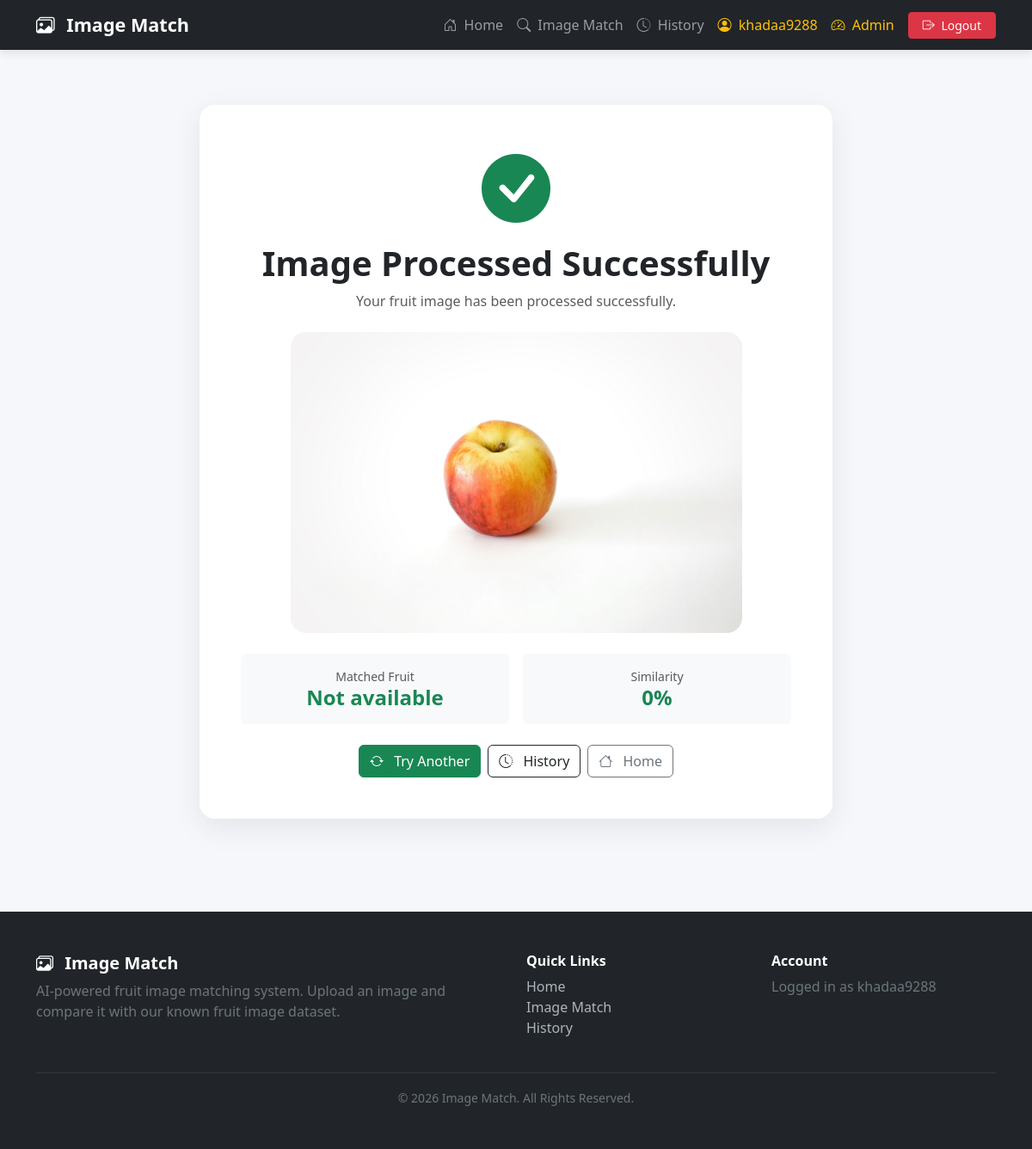
The page /success/1/ (signed in) on the database its author committed.
### prediction/models.py (models this page shows, shortened)
class ImageMatch(models.Model):
    user = models.ForeignKey(
        User,
        on_delete=models.CASCADE,
        related_name="image_matches",
        null=True,
        blank=True
    )
    uploaded_image = models.ImageField(
        upload_to="image_match/"
    )
    matched_fruit = models.CharField(
        max_length=100,
        blank=True,
        null=True
    )
    similarity_score = models.FloatField(
        default=0.0
    )
    created_at = models.DateTimeField(
        auto_now_add=True
    )

### prediction/views.py (the view)
@login_required(login_url="/login/")
def upload_success(request, pk):
    if (
        request.user.is_staff
        or request.user.is_superuser
    ):
        image_match = get_object_or_404(
            ImageMatch,
            pk=pk
        )
    else:
        image_match = get_object_or_404(
            ImageMatch,
            pk=pk,
            user=request.user
        )
    return render(
        request,
        "prediction/upload_success.html",
        {
            "image_match": image_match
        }
    )

### templates/prediction/upload_success.html (shortened to what this page needs)
{% extends "prediction/base.html" %}
{% block content %}
<div class="container py-5">
    <div class="row justify-content-center">
        <div class="col-lg-8">
            <div class="card shadow-custom">
                <div class="card-body p-5 text-center">
                    <div class="display-1 text-success mb-3">
                        <i class="bi bi-check-circle-fill"></i>
                    </div>
                    <h1 class="fw-bold">
                        Image Processed Successfully
                    </h1>
                    <p class="text-muted mb-4">
                        Your fruit image has been processed
                        successfully.
                    </p>
                    {% if image_match %}
                        {% if image_match.uploaded_image %}
                            <img
                                src="{{ image_match.uploaded_image.url }}"
                                class="img-fluid result-image mb-4"
                                style="max-height: 350px;"
                                alt="Uploaded image"
                            >
                        {% endif %}
                        <div class="row g-3 mb-4">
                            <div class="col-md-6">
                                <div class="bg-light rounded p-3">
                                    <small class="text-muted d-block">
                                        Matched Fruit
                                    </small>
                                    <h4 class="fw-bold text-success mb-0">
                                        {{ image_match.matched_fruit|default:"Not available" }}
                                    </h4>
                                </div>
                            </div>
                            <div class="col-md-6">
                                <div class="bg-light rounded p-3">
                                    <small class="text-muted d-block">
                                        Similarity
                                    </small>
                                    <h4 class="fw-bold text-success mb-0">
                                        {% if image_match.similarity_score %}
                                            {{ image_match.similarity_score|floatformat:2 }}%
                                        {% else %}
                                            0%
                                        {% endif %}
                                    </h4>
                                </div>
                            </div>
                        </div>
                    {% endif %}
                    <div class="d-flex justify-content-center gap-2 flex-wrap">
                        <a
                            href="{% url 'upload_image' %}"
                            class="btn btn-success"
                        >
                            <i class="bi bi-arrow-repeat me-2"></i>
                            Try Another
                        </a>
                        <a
                            href="{% url 'history' %}"
                            class="btn btn-outline-dark"
                        >
                            <i class="bi bi-clock-history me-2"></i>
                            History
                        </a>
                        <a
                            href="{% url 'home' %}"
                            class="btn btn-outline-secondary"
                        >
                            <i class="bi bi-house me-2"></i>
                            Home
                        </a>
                    </div>
                </div>
            </div>
        </div>
    </div>
</div>
{% endblock %}

### templates/prediction/base.html (shortened to what this page needs)
{% load static %}
<!DOCTYPE html>
<html lang="en">
<head>
    <link
        href="https://cdn.jsdelivr.net/npm/bootstrap@5.3.3/dist/css/bootstrap.min.css"
        rel="stylesheet"
    >
    <link
        href="https://cdn.jsdelivr.net/npm/bootstrap-icons@1.11.3/font/bootstrap-icons.css"
        rel="stylesheet"
    >
</head>
<body>
<nav class="navbar navbar-expand-lg navbar-dark bg-dark">
    <div class="container">
        <a
            class="navbar-brand"
            href="{% url 'home' %}"
        >
            <i class="bi bi-images me-2"></i>
            Image Match
        </a>
        <div
            class="collapse navbar-collapse"
            id="mainNavbar"
        >
            <ul class="navbar-nav ms-auto align-items-lg-center">
                <li class="nav-item">
                    <a
                        class="nav-link"
                        href="{% url 'home' %}"
                    >
                        <i class="bi bi-house-door me-1"></i>
                        Home
                    </a>
                </li>
                {% if user.is_authenticated %}
                    <li class="nav-item">
                        <a
                            class="nav-link"
                            href="{% url 'upload_image' %}"
                        >
                            <i class="bi bi-search me-1"></i>
                            Image Match
                        </a>
                    </li>
                    <li class="nav-item">
                        <a
                            class="nav-link"
                            href="{% url 'history' %}"
                        >
                            <i class="bi bi-clock-history me-1"></i>
                            History
                        </a>
                    </li>
                    <li class="nav-item">
                        <span class="nav-link text-warning">
                            <i class="bi bi-person-circle me-1"></i>
                            {{ user.username }}
                        </span>
                    </li>
                    {% if user.is_staff %}
                        <li class="nav-item">
                            <a
                                class="nav-link text-warning"
                                href="/admin/"
                            >
                                <i class="bi bi-speedometer2 me-1"></i>
                                Admin
                            </a>
                        </li>
                    {% endif %}
                    <li class="nav-item ms-lg-2">
                        <form
                            method="post"
                            action="{% url 'logout' %}"
                            class="d-inline"
                        >
                            <button
                                type="submit"
                                class="btn btn-danger btn-sm px-3"
                            >
                                <i class="bi bi-box-arrow-right me-1"></i>
                                Logout
                            </button>
                        </form>
                    </li>
                {% endif %}
            </ul>
        </div>
    </div>
</nav>
<main>
    {% block content %}
    {% endblock %}
</main>
<footer class="footer py-5">
    <div class="container">
        <div class="row">
            <div class="col-md-6">
                <h5 class="fw-bold">
                    <i class="bi bi-images me-2"></i>
                    Image Match
                </h5>
                <p class="text-secondary mb-0">
                    AI-powered fruit image matching system.
                    Upload an image and compare it with our
                    known fruit image dataset.
                </p>
            </div>
            <div class="col-md-3 mt-4 mt-md-0">
                <h6 class="fw-bold">
                    Quick Links
                </h6>
                <ul class="list-unstyled">
                    <li>
                        <a href="{% url 'home' %}">
                            Home
                        </a>
                    </li>
                    {% if user.is_authenticated %}
                        <li>
                            <a href="{% url 'upload_image' %}">
                                Image Match
                            </a>
                        </li>
                        <li>
                            <a href="{% url 'history' %}">
                                History
                            </a>
                        </li>
                    {% endif %}
                </ul>
            </div>
            <div class="col-md-3 mt-4 mt-md-0">
                <h6 class="fw-bold">
                    Account
                </h6>
                <ul class="list-unstyled">
                    {% if user.is_authenticated %}
                        <li>
                            <span class="text-secondary">
                                Logged in as {{ user.username }}
                            </span>
                        </li>
                    {% endif %}
                </ul>
            </div>
        </div>
        <hr class="border-secondary mt-4">
        <div class="text-center text-secondary">
            <small>
                © 2026 Image Match. All Rights Reserved.
            </small>
        </div>
    </div>
</footer>
</body>
</html>

### templates/prediction/base.html (style rules this page uses)
body { background: #f5f7fa; min-height: 100vh; display: flex; flex-direction: column; }
main { flex: 1; }
.navbar-brand { font-weight: 700; font-size: 1.35rem; }
.navbar { box-shadow: 0 2px 12px rgba(0, 0, 0, 0.12); }
.card { border: none; border-radius: 18px; }
.shadow-custom { box-shadow: 0 10px 35px rgba(0, 0, 0, 0.08); }
.footer { background: #212529; color: white; margin-top: 60px; }
.footer a { color: #adb5bd; text-decoration: none; }
.result-image { max-height: 400px; object-fit: contain; border-radius: 18px; }

### rows shown on the page
ImageMatch: uploaded_image (picture), matched_fruit "Not available"

### other values the page prints
{{ user.username }} "khadaa9288"
